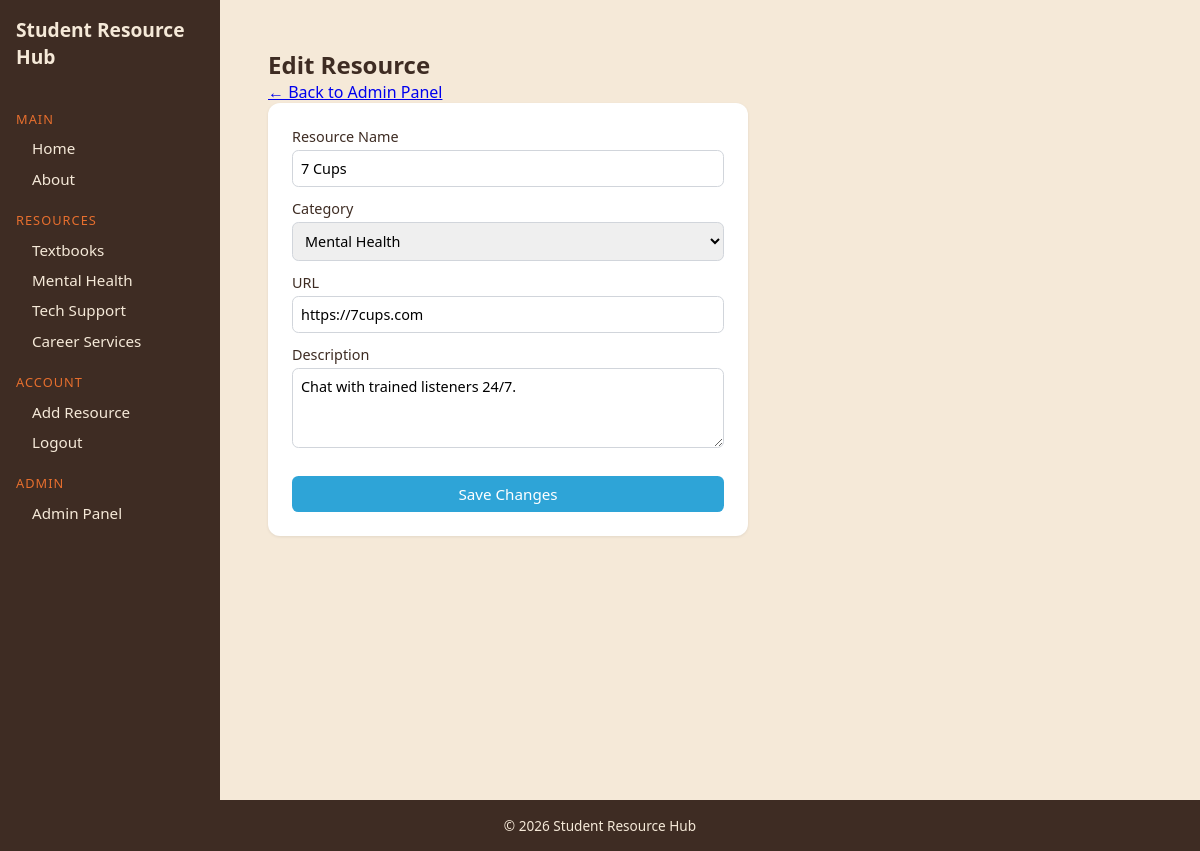
The app's page /?page=edit_resource&id=3 (signed in) with its own data.
### tables this page shows
CREATE TABLE `resources` (
  `id` int(11) NOT NULL AUTO_INCREMENT,
  `name` varchar(255) DEFAULT NULL,
  `category` varchar(100) DEFAULT NULL,
  `url` varchar(500) DEFAULT NULL,
  `description` text DEFAULT NULL,
  `created_at` timestamp NULL DEFAULT current_timestamp(),
  PRIMARY KEY (`id`)
);

### controllers/ResourceController.php (called while the page is built, shortened)
<?php
require_once __DIR__ . "/../models/Resource.php";
class ResourceController
{
    private $resource;
    public function __construct($pdo)
    {
        $this->resource = new Resource($pdo);
    }
    public function getResource($id)
    {
        return $this->resource->readOne($id);
    }
}
?>

### models/Resource.php (called while the page is built, shortened)
<?php
class Resource
{
    private $pdo;
    public function __construct($pdo)
    {
        $this->pdo = $pdo;
    }
    public function readOne($id)
    {
        $stmt = $this->pdo->prepare("SELECT * FROM resources WHERE id = ?");
        $stmt->execute([$id]);
        return $stmt->fetch(PDO::FETCH_ASSOC);
    }
}
?>

### views/edit_resource.php (the view, shortened to what this page needs)
<!doctype html>
<html lang="en">
<head>
    <link rel="stylesheet" href="./styles.css" />
</head>
<body>
<div class="layout">
    <?php include __DIR__ . "/partials/sidebar.php"; ?>
    <main class="site-main">
        <section class="add-resource">
            <div class="container">
                <?php
                $id = isset($_GET["id"]) ? (int) $_GET["id"] : 0;
                $r = $resourceController->getResource($id);
                ?>
                <h2>Edit Resource</h2>
                <p><a href="?page=admin">&larr; Back to Admin Panel</a></p>
                <form class="add-form" method="POST" action="?page=edit_resource">
                    <label for="resource_name">Resource Name
                        <input id="resource_name" type="text" name="resource_name"
                               value="<?= htmlspecialchars(
                                   $r["name"],
                               ) ?>" required />
                    </label>
                    <label for="category">Category
                        <select id="category" name="category" required>
                            <?php foreach (
                                [
                                    "Textbooks",
                                    "Mental Health",
                                    "Tech Support",
                                    "Career Services",
                                ]
                                as $cat
                            ): ?>
                                <option value="<?= $cat ?>" <?= $r[
    "category"
] === $cat
    ? "selected"
    : "" ?>><?= $cat ?></option>
                            <?php endforeach; ?>
                        </select>
                    </label>
                    <label for="url">URL
                        <input id="url" type="url" name="url"
                               value="<?= htmlspecialchars(
                                   $r["url"],
                               ) ?>" required />
                    </label>
                    <label for="description">Description
                        <textarea id="description" name="description" required><?= htmlspecialchars(
                            $r["description"],
                        ) ?></textarea>
                    </label>
                    <button type="submit" class="button primary">Save Changes</button>
                </form>
            </div>
        </section>
    </main>
</div>
<footer class="site-footer">
    <div class="container"><p>&copy; 2026 Student Resource Hub</p></div>
</footer>
</body>
</html>

### public/styles.css (style rules this page uses)
* { margin: 0; padding: 0; box-sizing: border-box; }
:root { --blue: #2ea4d7; --cream: #f5e9d8; --brown: #3e2c23; --orange: #e76f2e; --red: #dc2626; --green: #15803d; }
html, body { height: 100%; }
body { display: flex; flex-direction: column; font-family: "Segoe UI", Arial, sans-serif; background-color: var(--cream); color: var(--brown); }
.layout { flex: 1; min-height: 0; display: flex; min-height: 100vh; }
.site-main { flex: 1; padding: 2rem; }
.container { max-width: 960px; margin: 0 auto; padding: 0 1rem; }
.button { display: inline-block; padding: 0.5rem 1rem; border: none; border-radius: 0.4rem; cursor: pointer; font: inherit; font-size: 0.95rem; }
.button.primary { background-color: var(--blue); color: #ffffff; }
.add-resource { padding: 1rem 0 2rem; }
.add-form { max-width: 480px; background-color: #ffffff; padding: 1.5rem; border-radius: 0.75rem; box-shadow: 0 1px 3px rgba(0, 0, 0, 0.08); }
.add-form label { display: block; font-size: 0.9rem; margin-bottom: 0.75rem; }
.add-form input, .add-form textarea, .add-form select { width: 100%; padding: 0.5rem; margin-top: 0.25rem; border-radius: 0.4rem; border: 1px solid #d1d5db; font: inherit; }
.add-form textarea { resize: vertical; min-height: 80px; }
.add-form .button { width: 100%; margin-top: 0.75rem; }
.site-footer { padding: 1rem 0; background-color: var(--brown); color: var(--cream); font-size: 0.85rem; text-align: center; }

### records on screen
resources: resource_name "7 Cups", category "Mental Health", url "https://7cups.com", description "Chat with trained listeners 24/7."
